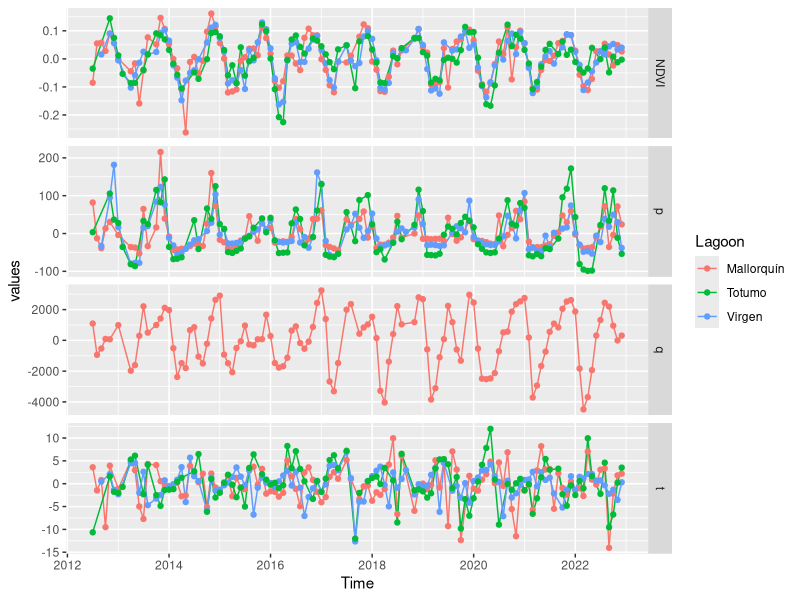
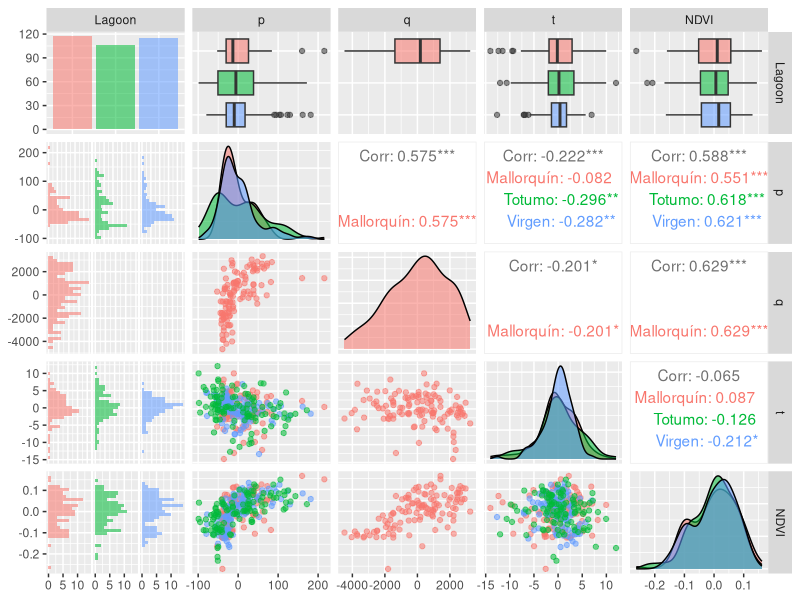
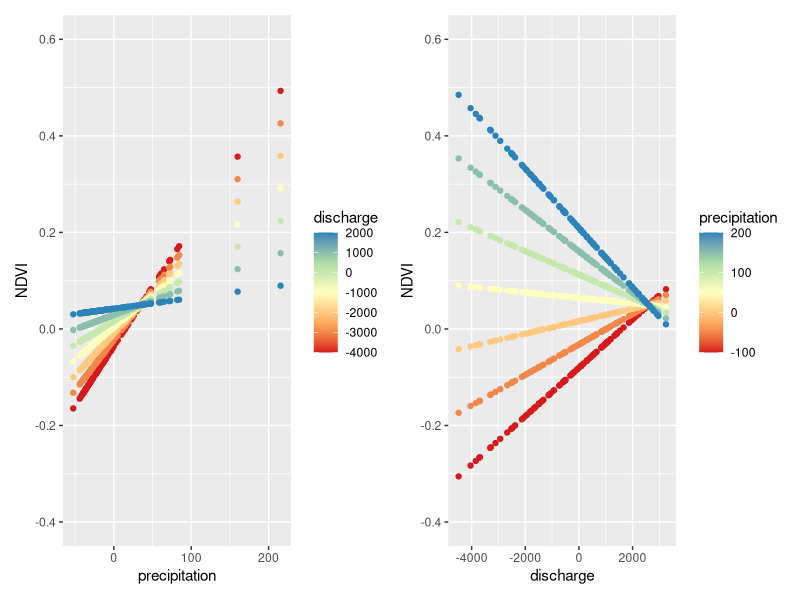

Recreate these plots in R, in order.
## ---- chunk 1
library(tidyverse)
library(readxl)
library(GGally)
library(patchwork)
library(RColorBrewer)
## ---- chunk 2
data <- read_excel("data/rolled_data.xlsx")
data <- data[,c("Time", "Lagoon", "p", "q", "t", "NDVI")]
data <- subset(data, !is.na(data$NDVI) & data$t > -20)

summary(data)
## ---- chunk 3
ggplot(gather(data, "variable", "values", 3:6), aes(x = Time, y = values, colour = Lagoon)) +
  geom_line() +
  geom_point() +
  facet_grid(vars(variable), scales = "free_y")
## ---- chunk 4
fg2 <- ggpairs(data, columns = 2:6, aes(color = Lagoon, alpha = 0.5))
print(fg2, progress = FALSE)
## ---- chunk 5
general_model <- lm("NDVI ~ p", data)
summary(general_model)
## ---- chunk 6
mallorquin <- subset(data, data$Lagoon == "Mallorquín")
mallorquin_model <- lm("NDVI ~ p + q + p : q", mallorquin)
summary(mallorquin_model)
## ---- chunk 7
synthetic_y_q <- function(x2) {
  val <- mallorquin_model$coefficients[2] * mallorquin$p +
         mallorquin_model$coefficients[3] * x2 +
         mallorquin_model$coefficients[4] * mallorquin$p * x2 +
         mallorquin_model$coefficients[1]
  
  return(val)
}

x2 <- as.list(seq(-4000, 2000, 1000))
y2 <- lapply(X = x2, FUN = synthetic_y_q)

y2 <- data.frame(y2)
colnames(y2) <- x2
y2 <- gather(y2)

colnames(y2) <- c("discharge", "NDVI")
y2$discharge <- as.numeric(y2$discharge)
precipitation <- rep(mallorquin$p, length(x2))

p1 <- ggplot(y2) +
  geom_point(aes(x = precipitation, y = NDVI, colour = discharge)) +
  scale_color_gradientn(colours = brewer.pal(5, "Spectral")) +
  ylim(-0.4, 0.6)

synthetic_y_p <- function(x1) {
  val <- mallorquin_model$coefficients[2] * x1 +
         mallorquin_model$coefficients[3] * mallorquin$q +
         mallorquin_model$coefficients[4] * x1 * mallorquin$q +
         mallorquin_model$coefficients[1]
  
  return(val)
}

x1 <- as.list(seq(-100, 200, 50))
y2 <- lapply(X = x1, FUN = synthetic_y_p)

y2 <- data.frame(y2)
colnames(y2) <- x1
y2 <- gather(y2)

colnames(y2) <- c("precipitation", "NDVI")
y2$precipitation <- as.numeric(y2$precipitation)
discharge <- rep(mallorquin$q, length(x1))

p2 <- ggplot(y2) +
  geom_point(aes(x = discharge, y = NDVI, colour = precipitation)) +
  scale_color_gradientn(colours = brewer.pal(5, "Spectral")) +
  ylim(-0.4, 0.6)

fg3 <- p1 | p2
print(fg3)
